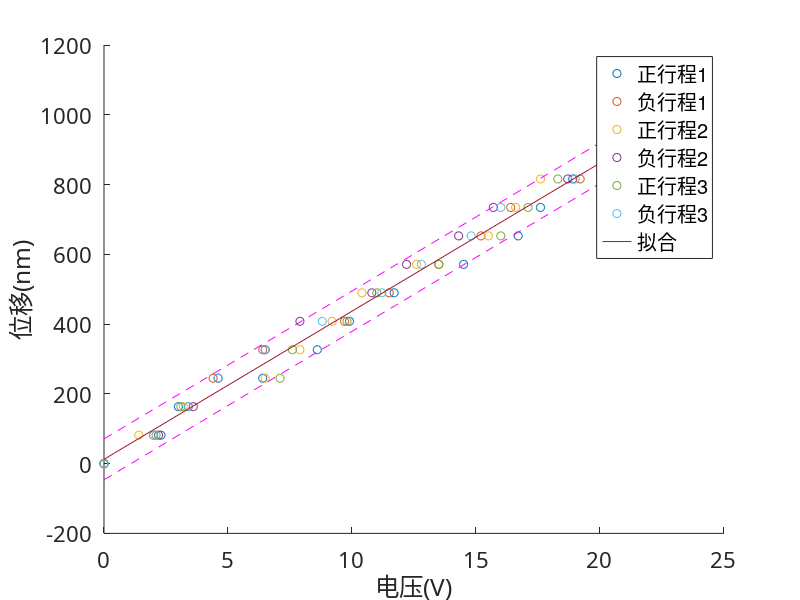

The MATLAB source for this figure:
% 该文件用于处理数据，详情查看README文件
clc;
clear;

% 波长
lamuda = 652.8;

%记录数据
x11 = [0,2.3,3.0,6.4,8.6,9.9,11.7,14.5,16.7,17.6,18.9,21.7,23.5];%正行程位移变化时电压
x12 = [0,2.0,3.4,4.4,6.4,9.7,11.5,13.5,15.2,16.4,19.2,21.5,23.3];%负行程位移变化时电压

x21 = [0,1.4,3.2,6.5,7.9,9.2,10.4,12.6,15.5,16.6,17.6,20.6,22.3];%正行程位移变化时电压
x22 = [0,2.2,3.6,4.6,6.5,7.9,10.8,12.2,14.3,15.7,18.7,21,22.3];%负行程位移变化时电压

x31 = [0,2.1,3.1,7.1,7.6,9.8,11.0,13.5,16.0,17.1,18.3,20.9,22.5];
x32 = [0,2.0,3.4,4.6,6.5,8.8,11.2,12.8,14.8,16.0,19.0,21.3,22.5];

x = (0:x11(1,13)/12:x11(1,13));
y = lamuda/8*(0:1:12); %计算测量出的理论位移

%曲线拟合
[p1,S1] = polyfit([x11,x12,x21,x22,x31,x32],[y,y,y,y,y,y],1);
[y_fit,delta] = polyval(p1,x,S1);
corrcoef([x11,x12,x21,x22,x31,x32],[y,y,y,y,y,y])%计算相关系数并输出

set(gca, 'Fontname', 'Times newman', 'Fontsize', 16);
% 画第1次测量曲线
hold on;
plot(x11,y,'o');
plot(x12,y,'o');
plot(x21,y,'o');
plot(x22,y,'o');
plot(x31,y,'o');
plot(x32,y,'o');
plot(x,y_fit);
plot(x,y_fit+2*delta,'m--',x,y_fit-2*delta,'m--')
legend('正行程1','负行程1','正行程2','负行程2','正行程3','负行程3','拟合');
xlabel('电压(V)');
ylabel('位移(nm)');
hold off;

fprintf("标准差delta = %.2fnm\n",delta(1));
